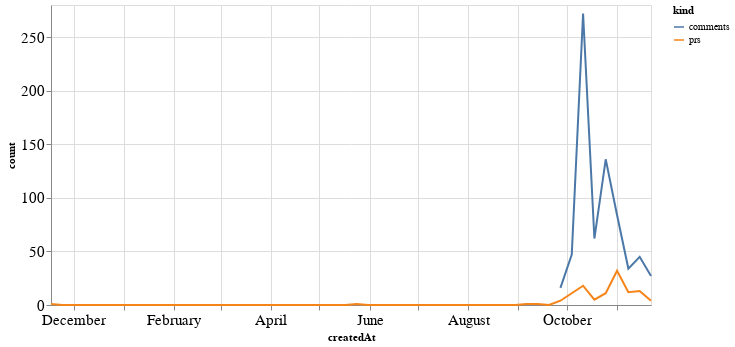

This figure's notebook cell:
### Code cell
alt.Chart(total_time, width=600).mark_line().encode(
    x='createdAt',
    y='count',
    color='kind'
)

### Figure 1 — Vega-Lite specification as saved in the notebook (floating-point values rounded to 4 significant figures)
{"config": {"axisLeft": {"labelFontSize": 15}, "axisBottom": {"labelFontSize": 15}}, "data": {"name": "data-a066fe6aa69e185aeaae85b80b46898f"}, "mark": "line", "encoding": {"color": {"type": "nominal", "field": "kind"}, "x": {"type": "temporal", "field": "createdAt"}, "y": {"type": "quantitative", "field": "count"}}, "width": 600, "$schema": "https://vega.github.io/schema/vega-lite/v4.8.1.json", "datasets": {"data-a066fe6aa69e185aeaae85b80b46898f": [{"createdAt": "2019-11-17T00:00:00", "kind": "prs", "count": 1.0}, {"createdAt": "2019-11-24T00:00:00", "kind": "prs", "count": 0.0}, {"createdAt": "2019-12-01T00:00:00", "kind": "prs", "count": 0.0}, {"createdAt": "2019-12-08T00:00:00", "kind": "prs", "count": 0.0}, {"createdAt": "2019-12-15T00:00:00", "kind": "prs", "count": 0.0}, {"createdAt": "2019-12-22T00:00:00", "kind": "prs", "count": 0.0}, {"createdAt": "2019-12-29T00:00:00", "kind": "prs", "count": 0.0}, {"createdAt": "2020-01-05T00:00:00", "kind": "prs", "count": 0.0}, {"createdAt": "2020-01-12T00:00:00", "kind": "prs", "count": 0.0}, {"createdAt": "2020-01-19T00:00:00", "kind": "prs", "count": 0.0}, {"createdAt": "2020-01-26T00:00:00", "kind": "prs", "count": 0.0}, {"createdAt": "2020-02-02T00:00:00", "kind": "prs", "count": 0.0}, {"createdAt": "2020-02-09T00:00:00", "kind": "prs", "count": 0.0}, {"createdAt": "2020-02-16T00:00:00", "kind": "prs", "count": 0.0}, {"createdAt": "2020-02-23T00:00:00", "kind": "prs", "count": 0.0}, {"createdAt": "2020-03-01T00:00:00", "kind": "prs", "count": 0.0}, {"createdAt": "2020-03-08T00:00:00", "kind": "prs", "count": 0.0}, {"createdAt": "2020-03-15T00:00:00", "kind": "prs", "count": 0.0}, {"createdAt": "2020-03-22T00:00:00", "kind": "prs", "count": 0.0}, {"createdAt": "2020-03-29T00:00:00", "kind": "prs", "count": 0.0}, {"createdAt": "2020-04-05T00:00:00", "kind": "prs", "count": 0.0}, {"createdAt": "2020-04-12T00:00:00", "kind": "prs", "count": 0.0}, {"createdAt": "2020-04-19T00:00:00", "kind": "prs", "count": 0.0}, {"createdAt": "2020-04-26T00:00:00", "kind": "prs", "count": 0.0}, {"createdAt": "2020-05-03T00:00:00", "kind": "prs", "count": 0.0}, {"createdAt": "2020-05-10T00:00:00", "kind": "prs", "count": 0.0}, {"createdAt": "2020-05-17T00:00:00", "kind": "prs", "count": 0.0}, {"createdAt": "2020-05-24T00:00:00", "kind": "prs", "count": 1.0}, {"createdAt": "2020-05-31T00:00:00", "kind": "prs", "count": 0.0}, {"createdAt": "2020-06-07T00:00:00", "kind": "prs", "count": 0.0}, {"createdAt": "2020-06-14T00:00:00", "kind": "prs", "count": 0.0}, {"createdAt": "2020-06-21T00:00:00", "kind": "prs", "count": 0.0}, {"createdAt": "2020-06-28T00:00:00", "kind": "prs", "count": 0.0}, {"createdAt": "2020-07-05T00:00:00", "kind": "prs", "count": 0.0}, {"createdAt": "2020-07-12T00:00:00", "kind": "prs", "count": 0.0}, {"createdAt": "2020-07-19T00:00:00", "kind": "prs", "count": 0.0}, {"createdAt": "2020-07-26T00:00:00", "kind": "prs", "count": 0.0}, {"createdAt": "2020-08-02T00:00:00", "kind": "prs", "count": 0.0}, {"createdAt": "2020-08-09T00:00:00", "kind": "prs", "count": 0.0}, {"createdAt": "2020-08-16T00:00:00", "kind": "prs", "count": 0.0}, {"createdAt": "2020-08-23T00:00:00", "kind": "prs", "count": 0.0}, {"createdAt": "2020-08-30T00:00:00", "kind": "prs", "count": 0.0}, {"createdAt": "2020-09-06T00:00:00", "kind": "prs", "count": 1.0}, {"createdAt": "2020-09-13T00:00:00", "kind": "prs", "count": 1.0}, {"createdAt": "2020-09-20T00:00:00", "kind": "prs", "count": 0.0}, {"createdAt": "2020-09-27T00:00:00", "kind": "prs", "count": 4.0}, {"createdAt": "2020-10-04T00:00:00", "kind": "prs", "count": 11.0}, {"createdAt": "2020-10-11T00:00:00", "kind": "prs", "count": 18.0}, {"createdAt": "2020-10-18T00:00:00", "kind": "prs", "count": 5.0}, {"createdAt": "2020-10-25T00:00:00", "kind": "prs", "count": 11.0}, {"createdAt": "2020-11-01T00:00:00", "kind": "prs", "count": 32.0}, {"createdAt": "2020-11-08T00:00:00", "kind": "prs", "count": 12.0}, {"createdAt": "2020-11-15T00:00:00", "kind": "prs", "count": 13.0}, {"createdAt": "2020-11-22T00:00:00", "kind": "prs", "count": 4.0}, {"createdAt": "2019-11-17T00:00:00", "kind": "comments", "count": null}, {"createdAt": "2019-11-24T00:00:00", "kind": "comments", "count": null}, {"createdAt": "2019-12-01T00:00:00", "kind": "comments", "count": null}, {"createdAt": "2019-12-08T00:00:00", "kind": "comments", "count": null}, {"createdAt": "2019-12-15T00:00:00", "kind": "comments", "count": null}, {"createdAt": "2019-12-22T00:00:00", "kind": "comments", "count": null}, {"createdAt": "2019-12-29T00:00:00", "kind": "comments", "count": null}, {"createdAt": "2020-01-05T00:00:00", "kind": "comments", "count": null}, {"createdAt": "2020-01-12T00:00:00", "kind": "comments", "count": null}, {"createdAt": "2020-01-19T00:00:00", "kind": "comments", "count": null}, {"createdAt": "2020-01-26T00:00:00", "kind": "comments", "count": null}, {"createdAt": "2020-02-02T00:00:00", "kind": "comments", "count": null}, {"createdAt": "2020-02-09T00:00:00", "kind": "comments", "count": null}, {"createdAt": "2020-02-16T00:00:00", "kind": "comments", "count": null}, {"createdAt": "2020-02-23T00:00:00", "kind": "comments", "count": null}, {"createdAt": "2020-03-01T00:00:00", "kind": "comments", "count": null}, {"createdAt": "2020-03-08T00:00:00", "kind": "comments", "count": null}, {"createdAt": "2020-03-15T00:00:00", "kind": "comments", "count": null}, {"createdAt": "2020-03-22T00:00:00", "kind": "comments", "count": null}, {"createdAt": "2020-03-29T00:00:00", "kind": "comments", "count": null}, {"createdAt": "2020-04-05T00:00:00", "kind": "comments", "count": null}, {"createdAt": "2020-04-12T00:00:00", "kind": "comments", "count": null}, {"createdAt": "2020-04-19T00:00:00", "kind": "comments", "count": null}, {"createdAt": "2020-04-26T00:00:00", "kind": "comments", "count": null}, {"createdAt": "2020-05-03T00:00:00", "kind": "comments", "count": null}, {"createdAt": "2020-05-10T00:00:00", "kind": "comments", "count": null}, {"createdAt": "2020-05-17T00:00:00", "kind": "comments", "count": null}, {"createdAt": "2020-05-24T00:00:00", "kind": "comments", "count": null}, {"createdAt": "2020-05-31T00:00:00", "kind": "comments", "count": null}, {"createdAt": "2020-06-07T00:00:00", "kind": "comments", "count": null}, {"createdAt": "2020-06-14T00:00:00", "kind": "comments", "count": null}, {"createdAt": "2020-06-21T00:00:00", "kind": "comments", "count": null}, {"createdAt": "2020-06-28T00:00:00", "kind": "comments", "count": null}, {"createdAt": "2020-07-05T00:00:00", "kind": "comments", "count": null}, {"createdAt": "2020-07-12T00:00:00", "kind": "comments", "count": null}, {"createdAt": "2020-07-19T00:00:00", "kind": "comments", "count": null}, {"createdAt": "2020-07-26T00:00:00", "kind": "comments", "count": null}, {"createdAt": "2020-08-02T00:00:00", "kind": "comments", "count": null}, {"createdAt": "2020-08-09T00:00:00", "kind": "comments", "count": null}, {"createdAt": "2020-08-16T00:00:00", "kind": "comments", "count": null}, {"createdAt": "2020-08-23T00:00:00", "kind": "comments", "count": null}, {"createdAt": "2020-08-30T00:00:00", "kind": "comments", "count": null}, {"createdAt": "2020-09-06T00:00:00", "kind": "comments", "count": null}, {"createdAt": "2020-09-13T00:00:00", "kind": "comments", "count": null}, {"createdAt": "2020-09-20T00:00:00", "kind": "comments", "count": null}, {"createdAt": "2020-09-27T00:00:00", "kind": "comments", "count": 16.0}, {"createdAt": "2020-10-04T00:00:00", "kind": "comments", "count": 47.0}, {"createdAt": "2020-10-11T00:00:00", "kind": "comments", "count": 272.0}, {"createdAt": "2020-10-18T00:00:00", "kind": "comments", "count": 62.0}, {"createdAt": "2020-10-25T00:00:00", "kind": "comments", "count": 136.0}, {"createdAt": "2020-11-01T00:00:00", "kind": "comments", "count": 84.0}, {"createdAt": "2020-11-08T00:00:00", "kind": "comments", "count": 34.0}, {"createdAt": "2020-11-15T00:00:00", "kind": "comments", "count": 45.0}, {"createdAt": "2020-11-22T00:00:00", "kind": "comments", "count": 27.0}]}}
